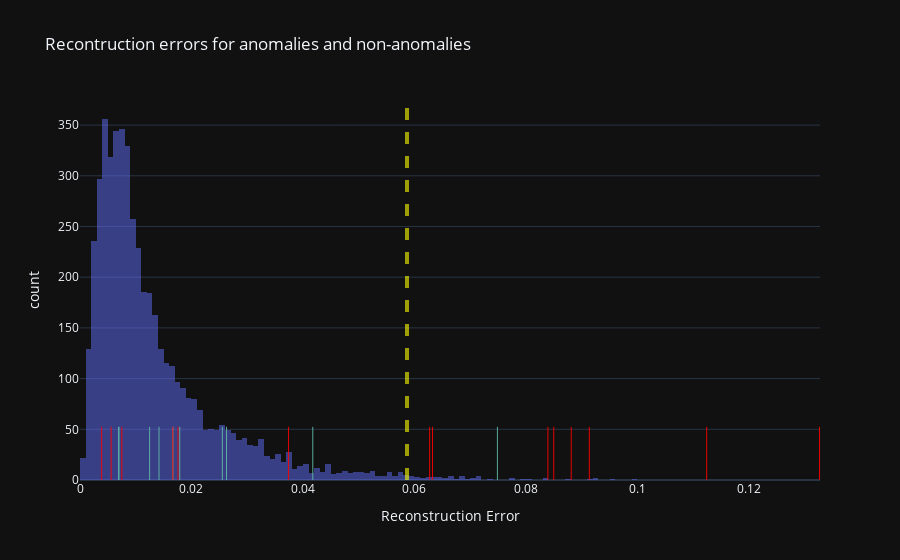

Source (notebook cell):
### Markdown cell above
#### Evaluation metrics:

Since we have the labels now, this is becoming a classification problem, and we can use the standard classification metrics to evaluate model's perfmance:
- accuracy
- precision
- recall
- F1 score

#### TODO: write down formulas for each metric above and explain at high level.

The most important criteria in the Anomaly Detection problems is the Recall metric, as it measures the False Negatives, meaning how many actual anomalies have we missed.

The process is much more forgiving if we classified an observation as anomaly incorrectly.

This is very similar to a Fraud Detection problem or sick patients detection problem where we tolerate False Positives, but False Negatives can be very costly.

Below I will plot the overall test-set error distribution with the yellow dashed line representing the anomaly threshold, and I will also plot a line for each observation classified as anomaly (red solid lines) and non-anomaly (green solid lines).

Then I will show the scores for each evaluated metrics.

### Code cell
test_dir = '../Datasets/anomalies_labelled'
true_vals, pred_vals = test_anomalies(test_dir, ae, errors, thresh, show_images=False, show_err_plt=True)

# convert booleans to integers, so we can calculate scores
true_vals_int = [int(v) for v in true_vals]
pred_vals_int = [int(v) for v in pred_vals]

# calculate score
from sklearn.metrics import recall_score, accuracy_score, precision_score, f1_score
rc_score = recall_score(true_vals_int, pred_vals_int)
acc_score = accuracy_score(true_vals_int, pred_vals_int)
prec_score = precision_score(true_vals_int, pred_vals_int)
f_score = f1_score(true_vals_int, pred_vals_int)

# print results
print(f'Recall: {score}. Acc: {acc_score}. Precision: {prec_score}. F1: {f_score}')

### Figure 1 — Plotly figure (JSON) as saved in the notebook; plotly's stock layout.template omitted (floating-point values rounded to 4 significant figures; data arrays with more than 128 entries replaced by an {"elided": "..."} marker saying what was removed)
{"data": [{"alignmentgroup": "True", "bingroup": "x", "hovertemplate": "Reconstruction Error=%{x}<br>count=%{y}<extra></extra>", "legendgroup": "", "marker": {"color": "#636efa", "opacity": 0.5}, "name": "", "offsetgroup": "", "orientation": "v", "showlegend": false, "type": "histogram", "x": {"elided": "5000 float values"}, "xaxis": "x", "yaxis": "y"}], "layout": {"autosize": true, "barmode": "relative", "legend": {"tracegroupgap": 0}, "shapes": [{"line": {"color": "yellow", "dash": "dash", "width": 4}, "opacity": 0.6, "type": "line", "x0": 0.05866, "x1": 0.05866, "xref": "x", "y0": 0, "y1": 1, "yref": "paper"}, {"line": {"color": "#5fbaa7", "width": 1}, "opacity": 0.9, "type": "line", "x0": 0.006985, "x1": 0.006985, "xref": "x", "y0": 0, "y1": 0.14, "yref": "paper"}, {"line": {"color": "#5fbaa7", "width": 1}, "opacity": 0.9, "type": "line", "x0": 0.01418, "x1": 0.01418, "xref": "x", "y0": 0, "y1": 0.14, "yref": "paper"}, {"line": {"color": "#5fbaa7", "width": 1}, "opacity": 0.9, "type": "line", "x0": 0.04175, "x1": 0.04175, "xref": "x", "y0": 0, "y1": 0.14, "yref": "paper"}, {"line": {"color": "#5fbaa7", "width": 1}, "opacity": 0.9, "type": "line", "x0": 0.07488, "x1": 0.07488, "xref": "x", "y0": 0, "y1": 0.14, "yref": "paper"}, {"line": {"color": "#5fbaa7", "width": 1}, "opacity": 0.9, "type": "line", "x0": 0.01666, "x1": 0.01666, "xref": "x", "y0": 0, "y1": 0.14, "yref": "paper"}, {"line": {"color": "#5fbaa7", "width": 1}, "opacity": 0.9, "type": "line", "x0": 0.01249, "x1": 0.01249, "xref": "x", "y0": 0, "y1": 0.14, "yref": "paper"}, {"line": {"color": "#5fbaa7", "width": 1}, "opacity": 0.9, "type": "line", "x0": 0.02554, "x1": 0.02554, "xref": "x", "y0": 0, "y1": 0.14, "yref": "paper"}, {"line": {"color": "#5fbaa7", "width": 1}, "opacity": 0.9, "type": "line", "x0": 0.01789, "x1": 0.01789, "xref": "x", "y0": 0, "y1": 0.14, "yref": "paper"}, {"line": {"color": "#5fbaa7", "width": 1}, "opacity": 0.9, "type": "line", "x0": 0.006931, "x1": 0.006931, "xref": "x", "y0": 0, "y1": 0.14, "yref": "paper"}, {"line": {"color": "#5fbaa7", "width": 1}, "opacity": 0.9, "type": "line", "x0": 0.02628, "x1": 0.02628, "xref": "x", "y0": 0, "y1": 0.14, "yref": "paper"}, {"line": {"color": "red", "width": 1}, "opacity": 0.9, "type": "line", "x0": 0.08498, "x1": 0.08498, "xref": "x", "y0": 0, "y1": 0.14, "yref": "paper"}, {"line": {"color": "red", "width": 1}, "opacity": 0.9, "type": "line", "x0": 0.08812, "x1": 0.08812, "xref": "x", "y0": 0, "y1": 0.14, "yref": "paper"}, {"line": {"color": "red", "width": 1}, "opacity": 0.9, "type": "line", "x0": 0.005581, "x1": 0.005581, "xref": "x", "y0": 0, "y1": 0.14, "yref": "paper"}, {"line": {"color": "red", "width": 1}, "opacity": 0.9, "type": "line", "x0": 0.1124, "x1": 0.1124, "xref": "x", "y0": 0, "y1": 0.14, "yref": "paper"}, {"line": {"color": "red", "width": 1}, "opacity": 0.9, "type": "line", "x0": 0.01758, "x1": 0.01758, "xref": "x", "y0": 0, "y1": 0.14, "yref": "paper"}, {"line": {"color": "red", "width": 1}, "opacity": 0.9, "type": "line", "x0": 0.003881, "x1": 0.003881, "xref": "x", "y0": 0, "y1": 0.14, "yref": "paper"}, {"line": {"color": "red", "width": 1}, "opacity": 0.9, "type": "line", "x0": 0.06324, "x1": 0.06324, "xref": "x", "y0": 0, "y1": 0.14, "yref": "paper"}, {"line": {"color": "red", "width": 1}, "opacity": 0.9, "type": "line", "x0": 0.01665, "x1": 0.01665, "xref": "x", "y0": 0, "y1": 0.14, "yref": "paper"}, {"line": {"color": "red", "width": 1}, "opacity": 0.9, "type": "line", "x0": 0.06272, "x1": 0.06272, "xref": "x", "y0": 0, "y1": 0.14, "yref": "paper"}, {"line": {"color": "red", "width": 1}, "opacity": 0.9, "type": "line", "x0": 0.007501, "x1": 0.007501, "xref": "x", "y0": 0, "y1": 0.14, "yref": "paper"}, {"line": {"color": "red", "width": 1}, "opacity": 0.9, "type": "line", "x0": 0.03741, "x1": 0.03741, "xref": "x", "y0": 0, "y1": 0.14, "yref": "paper"}, {"line": {"color": "red", "width": 1}, "opacity": 0.9, "type": "line", "x0": 0.09136, "x1": 0.09136, "xref": "x", "y0": 0, "y1": 0.14, "yref": "paper"}, {"line": {"color": "red", "width": 1}, "opacity": 0.9, "type": "line", "x0": 0.08393, "x1": 0.08393, "xref": "x", "y0": 0, "y1": 0.14, "yref": "paper"}, {"line": {"color": "red", "width": 1}, "opacity": 0.9, "type": "line", "x0": 0.1327, "x1": 0.1327, "xref": "x", "y0": 0, "y1": 0.14, "yref": "paper"}], "title": {"text": "Recontruction errors for anomalies and non-anomalies"}, "xaxis": {"anchor": "y", "autorange": true, "domain": [0, 1], "range": [3.036e-18, 0.1327], "title": {"text": "Reconstruction Error"}, "type": "linear"}, "yaxis": {"anchor": "x", "autorange": true, "domain": [0, 1], "range": [0, 374.7], "title": {"text": "count"}}}}
